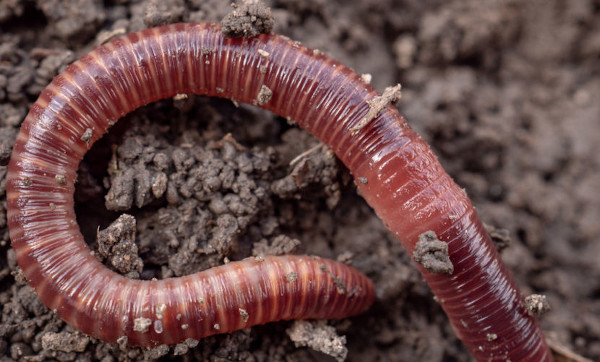
#> input picture Fotos/anelideos.jpg, 600 x 362 px
$ python thresh.py
#> lines starting #> are read from the running program, lines starting #| are printed output that depends on the picture; after the words box and inside, x2 and y2 are one past the last pixel; in counts of white or black regions, pixels touching at a corner belong together
import cv2 as cv

#Threshold É BINARIZAR A SUA IMAGEM

img = cv.imread('Fotos/anelideos.jpg')
#> img is the input picture: shape (362, 600, 3); mean B, G, R 72.5, 74, 104.1
#cv.imshow('Minhoca', img)

gray = cv.cvtColor(img, cv.COLOR_BGR2GRAY)
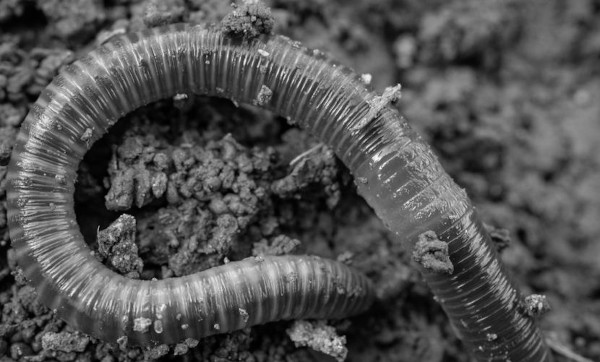
#> gray: shape (362, 600); min 0, max 250, mean 82.8
#cv.imshow('Cinza', gray)

#   Simple Thresholding
#ESTABELECE UM LIMITE PARA O VALORDE CADA PIXEL CASO O PIXEL ULTRAPASSE
#UM LIMITE DE 150 NESSE CASO IRÁ SER CONSIDERADO BRANCO(255) E O RESTO PRETO

threshold, thresh = cv.threshold(gray, 150, 255, cv.THRESH_BINARY)
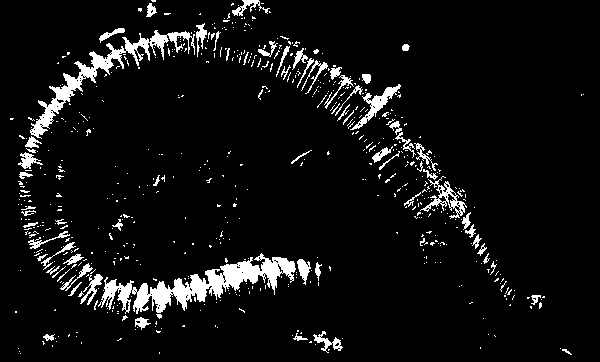
#> thresh: shape (362, 600); 6.6% white; 615 white regions (544 under 20 px), largest, box (x1, y1, x2, y2) and area: (98, 253, 296, 314) 3807, (30, 30, 195, 139) 2422, (350, 84, 401, 130) 521
cv.imshow('Simple Thresh', thresh)

#Agora é o inverso o que estiver maior que 150 será preto
threshold, thresh_inverse = cv.threshold(gray, 150, 255, cv.THRESH_BINARY_INV)
cv.imshow('Simple Thresh Inverse', thresh_inverse)

# Adapted Thresholding
adaptive_thresh = cv.adaptiveThreshold(gray.copy(), 255,
cv.ADAPTIVE_THRESH_MEAN_C, cv.THRESH_BINARY, 11, 3)
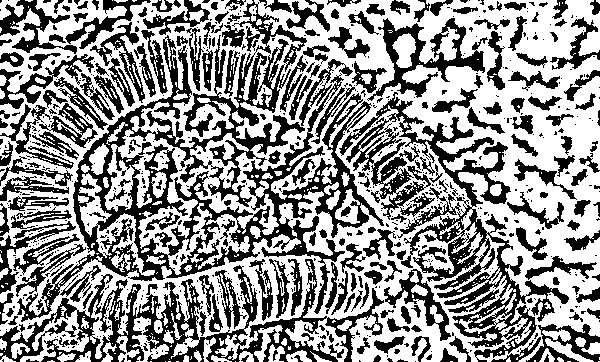
#> adaptive_thresh: shape (362, 600); 57.5% white; 715 black regions (501 under 20 px), largest, box (x1, y1, x2, y2) and area: (17, 0, 384, 322) 23658, (339, 92, 569, 362) 12904, (0, 259, 384, 362) 10067
cv.imshow('Adaptive theshold', adaptive_thresh)

adaptive_thresh_inv = cv.adaptiveThreshold(gray.copy(), 255,
cv.ADAPTIVE_THRESH_MEAN_C, cv.THRESH_BINARY_INV, 11, 3)
cv.imshow('Adaptive Threshold Inverse', adaptive_thresh_inv)

#Quanto maior o valor final que nesse caso é o 3 mais preciso e o
#threshhold
#SE USARMOS O THRESH 'GAUSSIAN' É MELHOR QUE O 'MEAN' MAIS PRECISO

cv.waitKey(0)
